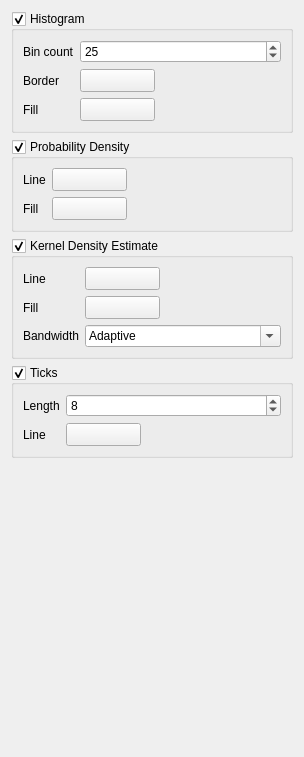
<?xml version="1.0" encoding="UTF-8"?>
<ui version="4.0">
 <class>DistributionOptions</class>
 <widget class="QWidget" name="DistributionOptions">
  <property name="geometry">
   <rect>
    <x>0</x>
    <y>0</y>
    <width>304</width>
    <height>757</height>
   </rect>
  </property>
  <property name="windowTitle">
   <string>Form</string>
  </property>
  <layout class="QVBoxLayout" name="verticalLayout">
   <item>
    <widget class="QGroupBox" name="histGroupBox">
     <property name="title">
      <string>Histogram</string>
     </property>
     <property name="checkable">
      <bool>true</bool>
     </property>
     <layout class="QFormLayout" name="formLayout">
      <item row="0" column="0">
       <widget class="QLabel" name="label">
        <property name="text">
         <string>Bin count</string>
        </property>
       </widget>
      </item>
      <item row="0" column="1">
       <widget class="QSpinBox" name="histBinsSpinBox">
        <property name="minimum">
         <number>5</number>
        </property>
        <property name="maximum">
         <number>500</number>
        </property>
        <property name="singleStep">
         <number>5</number>
        </property>
        <property name="value">
         <number>25</number>
        </property>
       </widget>
      </item>
      <item row="1" column="0">
       <widget class="QLabel" name="label_2">
        <property name="text">
         <string>Border</string>
        </property>
       </widget>
      </item>
      <item row="2" column="0">
       <widget class="QLabel" name="label_3">
        <property name="text">
         <string>Fill</string>
        </property>
       </widget>
      </item>
      <item row="1" column="1">
       <widget class="PenButton" name="histBorderButton">
        <property name="maximumSize">
         <size>
          <width>75</width>
          <height>16777215</height>
         </size>
        </property>
        <property name="text">
         <string/>
        </property>
       </widget>
      </item>
      <item row="2" column="1">
       <widget class="QToolButton" name="histFillButton">
        <property name="maximumSize">
         <size>
          <width>75</width>
          <height>16777215</height>
         </size>
        </property>
        <property name="text">
         <string/>
        </property>
       </widget>
      </item>
     </layout>
    </widget>
   </item>
   <item>
    <widget class="QGroupBox" name="pdpGroupBox">
     <property name="title">
      <string>Probability Density</string>
     </property>
     <property name="checkable">
      <bool>true</bool>
     </property>
     <layout class="QFormLayout" name="formLayout_3">
      <item row="0" column="0">
       <widget class="QLabel" name="label_6">
        <property name="text">
         <string>Line</string>
        </property>
       </widget>
      </item>
      <item row="1" column="0">
       <widget class="QLabel" name="label_7">
        <property name="text">
         <string>Fill</string>
        </property>
       </widget>
      </item>
      <item row="0" column="1">
       <widget class="PenButton" name="pdpPenButton">
        <property name="maximumSize">
         <size>
          <width>75</width>
          <height>16777215</height>
         </size>
        </property>
        <property name="text">
         <string/>
        </property>
       </widget>
      </item>
      <item row="1" column="1">
       <widget class="QToolButton" name="pdpBrushButton">
        <property name="maximumSize">
         <size>
          <width>75</width>
          <height>16777215</height>
         </size>
        </property>
        <property name="text">
         <string/>
        </property>
       </widget>
      </item>
     </layout>
    </widget>
   </item>
   <item>
    <widget class="QGroupBox" name="kdeGroupBox">
     <property name="title">
      <string>Kernel Density Estimate</string>
     </property>
     <property name="checkable">
      <bool>true</bool>
     </property>
     <layout class="QFormLayout" name="formLayout_4">
      <item row="0" column="0">
       <widget class="QLabel" name="label_8">
        <property name="text">
         <string>Line</string>
        </property>
       </widget>
      </item>
      <item row="1" column="0">
       <widget class="QLabel" name="label_9">
        <property name="text">
         <string>Fill</string>
        </property>
       </widget>
      </item>
      <item row="2" column="0">
       <widget class="QLabel" name="label_10">
        <property name="text">
         <string>Bandwidth</string>
        </property>
       </widget>
      </item>
      <item row="0" column="1">
       <widget class="PenButton" name="kdePenButton">
        <property name="maximumSize">
         <size>
          <width>75</width>
          <height>16777215</height>
         </size>
        </property>
        <property name="text">
         <string/>
        </property>
       </widget>
      </item>
      <item row="1" column="1">
       <widget class="QToolButton" name="kdeBrushButton">
        <property name="maximumSize">
         <size>
          <width>75</width>
          <height>16777215</height>
         </size>
        </property>
        <property name="text">
         <string/>
        </property>
       </widget>
      </item>
      <item row="2" column="1">
       <widget class="QComboBox" name="kdeBWComboBox">
        <property name="editable">
         <bool>true</bool>
        </property>
        <item>
         <property name="text">
          <string>Adaptive</string>
         </property>
        </item>
        <item>
         <property name="text">
          <string>Scott</string>
         </property>
        </item>
        <item>
         <property name="text">
          <string>Silverman</string>
         </property>
        </item>
       </widget>
      </item>
     </layout>
    </widget>
   </item>
   <item>
    <widget class="QGroupBox" name="ticksGroupBox">
     <property name="title">
      <string>Ticks</string>
     </property>
     <property name="checkable">
      <bool>true</bool>
     </property>
     <layout class="QFormLayout" name="formLayout_2">
      <item row="0" column="0">
       <widget class="QLabel" name="label_4">
        <property name="text">
         <string>Length</string>
        </property>
       </widget>
      </item>
      <item row="0" column="1">
       <widget class="QSpinBox" name="tickLengthSpinBox">
        <property name="minimum">
         <number>1</number>
        </property>
        <property name="value">
         <number>8</number>
        </property>
       </widget>
      </item>
      <item row="1" column="0">
       <widget class="QLabel" name="label_5">
        <property name="text">
         <string>Line</string>
        </property>
       </widget>
      </item>
      <item row="1" column="1">
       <widget class="PenButton" name="tickPenButton">
        <property name="maximumSize">
         <size>
          <width>75</width>
          <height>16777215</height>
         </size>
        </property>
        <property name="text">
         <string/>
        </property>
       </widget>
      </item>
     </layout>
    </widget>
   </item>
   <item>
    <spacer name="verticalSpacer">
     <property name="orientation">
      <enum>Qt::Vertical</enum>
     </property>
     <property name="sizeHint" stdset="0">
      <size>
       <width>20</width>
       <height>40</height>
      </size>
     </property>
    </spacer>
   </item>
  </layout>
 </widget>
 <customwidgets>
  <customwidget>
   <class>PenButton</class>
   <extends>QToolButton</extends>
   <header>app.widgets.PenButton</header>
  </customwidget>
 </customwidgets>
 <resources/>
 <connections/>
</ui>
